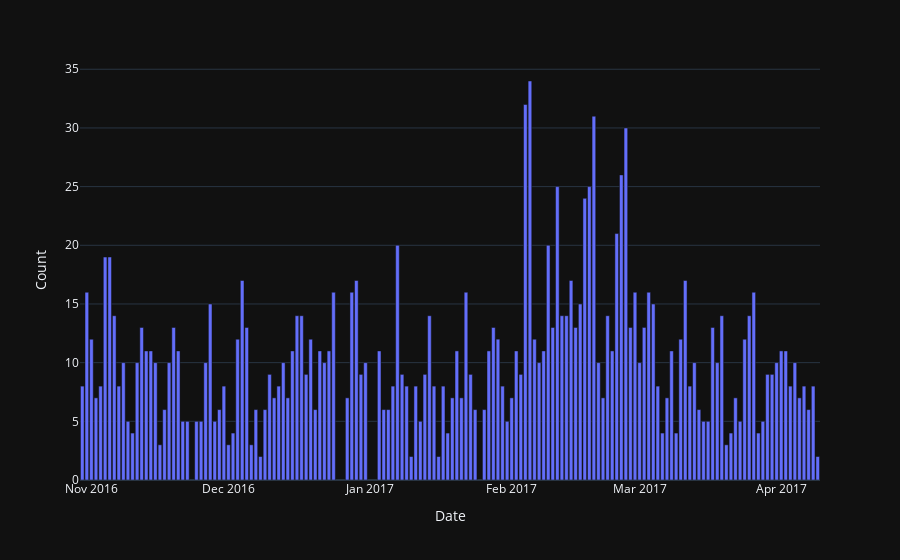

The code cell stored with this chart in its notebook:
### Markdown cell above
Now, let's analyze the transactions trend per day to see when it most likely to happen.

### Code cell
x_=df_dup.Date.value_counts().rename_axis('Date').reset_index(name='Count')
ln_fig= px.bar(x_,x='Date',y='Count',title='Duplication Tend per Day')
ln_fig.show()

### Figure 1 — Plotly figure (JSON) as saved in the notebook; plotly's stock layout.template omitted (floating-point values rounded to 4 significant figures; data arrays with more than 128 entries replaced by an {"elided": "..."} marker saying what was removed)
{"data": [{"alignmentgroup": "True", "hovertemplate": "Date=%{x}<br>Count=%{y}<extra></extra>", "legendgroup": "", "marker": {"color": "#636efa", "pattern": {"shape": ""}}, "name": "", "offsetgroup": "", "orientation": "v", "showlegend": false, "textposition": "auto", "x": {"elided": "156 str values"}, "xaxis": "x", "y": {"elided": "156 int values"}, "yaxis": "y", "type": "bar"}], "layout": {"xaxis": {"anchor": "y", "domain": [0.0, 1.0], "title": {"text": "Date"}}, "yaxis": {"anchor": "x", "domain": [0.0, 1.0], "title": {"text": "Count"}}, "legend": {"tracegroupgap": 0}, "margin": {"t": 60}, "barmode": "relative"}}
